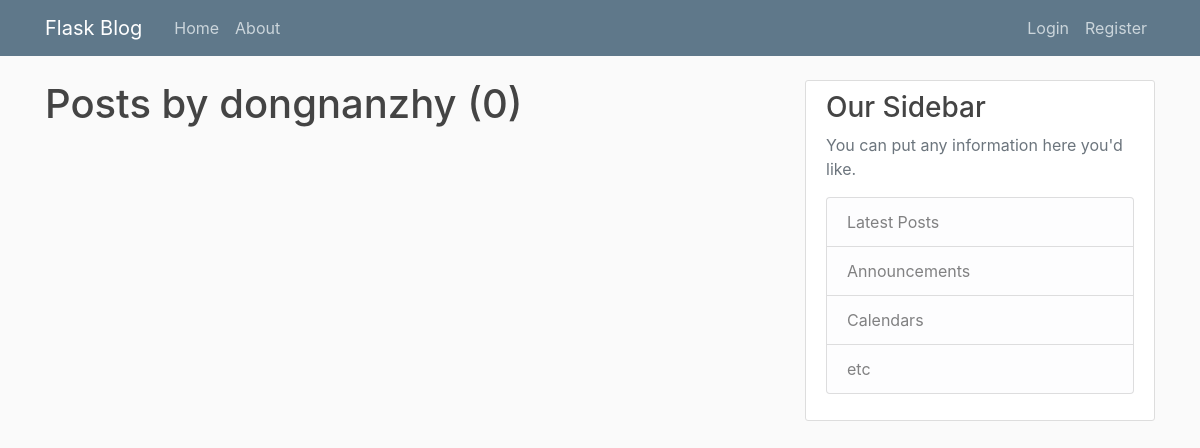
Before: /user/dongnanzhy with the older database file.
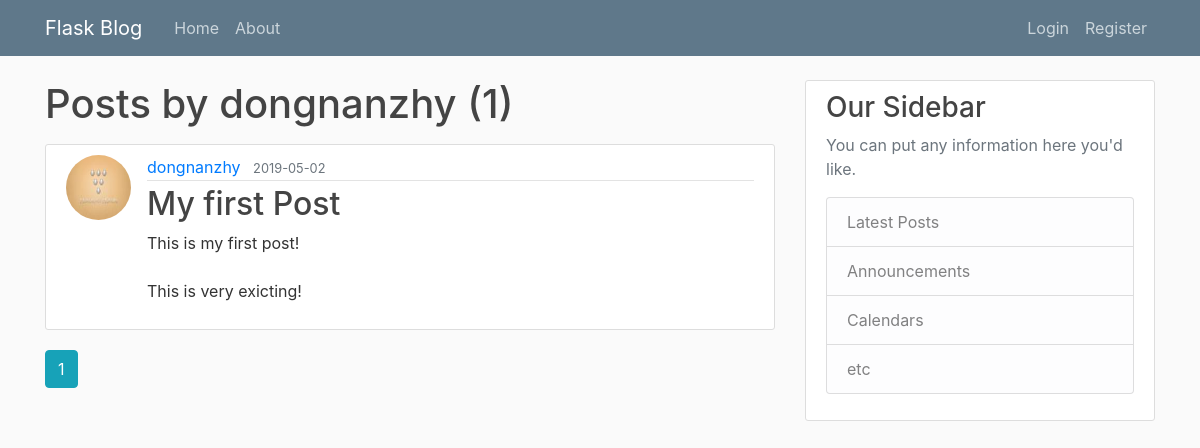
After: the same page with the newer database file.
### flaskblog/models.py (models this page shows, shortened)
class Post(db.Model):
    id = db.Column(db.Integer, primary_key=True)
    title = db.Column(db.String(100), nullable=False)
    date_posted = db.Column(db.DateTime, nullable=False, default=datetime.utcnow)
    content = db.Column(db.Text, nullable=False)
    user_id = db.Column(db.Integer, db.ForeignKey('user.id'), nullable=False)

class User(db.Model, UserMixin):
    id = db.Column(db.Integer, primary_key=True)
    username = db.Column(db.String(20), unique=True, nullable=False)
    email = db.Column(db.String(120), unique=True, nullable=False)
    image_file = db.Column(db.String(20), nullable=False, default='default.jpg')
    password = db.Column(db.String(60), nullable=False)
    posts = db.relationship('Post', backref='author', lazy=True)

### flaskblog/users/routes.py (the view)
@users.route("/user/<string:username>")
def user_posts(username):
    page = request.args.get('page', 1, type=int)
    user = User.query.filter_by(username=username).first_or_404()
    posts = Post.query.filter_by(author=user)\
        .order_by(Post.date_posted.desc())\
        .paginate(page=page, per_page=3)
    return render_template('user_posts.html', posts=posts, user=user)

### flaskblog/templates/user_posts.html
{% extends "layout.html" %}
{% block content %}
    <h1 class="mb-3">Posts by {{ user.username }} ({{ posts.total }})</h1>
    {% for post in posts.items %}
        <article class="media content-section">
          <img class="rounded-circle article-img" src="{{ url_for('static', filename='profile_pics/'+post.author.image_file) }}">
          <div class="media-body">
            <div class="article-metadata">
              <a class="mr-2" href="{{url_for('users.user_posts', username=post.author.username)}}">{{ post.author.username }}</a>
              <small class="text-muted">{{ post.date_posted.strftime('%Y-%m-%d') }}</small>
            </div>
            <h2><a class="article-title" href="{{ url_for('posts.post', post_id=post.id) }}">{{ post.title }}</a></h2>
            <p class="article-content">{{ post.content }}</p>
          </div>
        </article>
    {% endfor %}
    {% for page_num in posts.iter_pages(left_edge=1, right_edge=1, left_current=1, right_current=2) %}
      {% if page_num %}
        {% if posts.page == page_num %}
          <a class="btn btn-info mb-4" href="{{ url_for('users.user_posts', username=user.username, page=page_num) }}">{{page_num}}</a>
        {% else %}
          <a class="btn btn-outline-info mb-4" href="{{ url_for('users.user_posts', username=user.username, page=page_num) }}">{{page_num}}</a>
        {% endif %}
      {% else %}
        ...
      {% endif %}
    {% endfor %}
{% endblock content %}

Changed rows visible on the page:
added Post: image_file (picture), author.username "dongnanzhy", date_posted "2019-05-02", title "My first Post", content "This is my first post! This is very exicting!"
Other visible differences:
{{ posts.total }}: "0" → "1"
new list line: "1"
